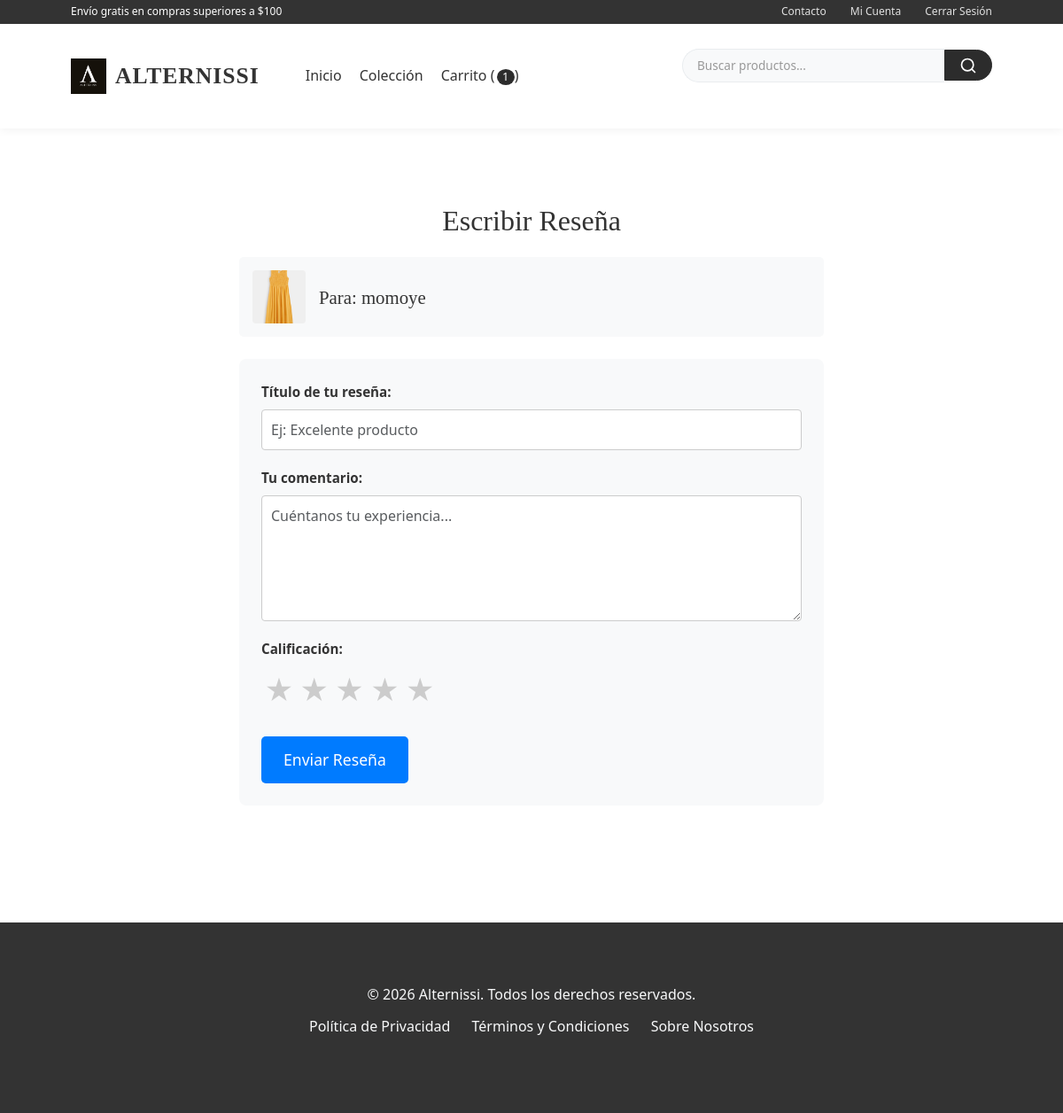
Screenshot of /producto/1/crear-resena/ (signed in) with the database file from the repository.
### post/models.py (models this page shows, shortened)
class ConfiguracionTienda(models.Model):
    nombre_tienda = models.CharField(max_length=100)
    logo = models.ImageField(upload_to='configuracion/', blank=True, null=True)
    logo_alt_text = models.CharField(max_length=125, blank=True)
    moneda = models.CharField(max_length=10, default='USD')
    simbolo_moneda = models.CharField(max_length=1, default='$')
    impuesto = models.DecimalField(max_digits=5, decimal_places=2, default=0)
    costo_envio = models.DecimalField(max_digits=10, decimal_places=2, default=0)
    minimo_compra_envio_gratis = models.DecimalField(
        max_digits=10,
        decimal_places=2,
        null=True,
        blank=True
    )
    telefono_contacto = models.CharField(max_length=20, blank=True)
    email_contacto = models.EmailField(blank=True)
    direccion = models.TextField(blank=True)
    horario_atencion = models.CharField(max_length=100, blank=True)
    redes_sociales = models.JSONField(default=dict, blank=True)
    politica_privacidad = models.TextField(blank=True)
    terminos_condiciones = models.TextField(blank=True)
    sobre_nosotros = models.TextField(blank=True)
    activo = models.BooleanField(default=True)
    modo_mantenimiento = models.BooleanField(
        default=False,
        help_text="Cuando está activo, solo los superusuarios pueden acceder al sitio."
    )
    mensaje_mantenimiento = models.TextField(blank=True)
    porcentaje_recompensa_pedido = models.DecimalField(
        max_digits=5,
        decimal_places=2,
        default=0,
        help_text="Porcentaje del subtotal del pedido para el cupón de recompensa."
    )
    min_valor_recompensa_pedido = models.DecimalField(
        max_digits=12,
        decimal_places=2,
        default=1.00,
        help_text="Valor mínimo del cupón de recompensa."
    )
    max_valor_recompensa_pedido = models.DecimalField(
        max_digits=12,
        decimal_places=2,
        default=20.00,
        help_text="Valor máximo del cupón de recompensa."
    )
    valor_fijo_recompensa_pedido = models.DecimalField(
        max_digits=12,
        decimal_places=2,
        default=0,
        help_text="Si es mayor que 0, se usará este valor fijo en lugar del porcentaje."
    )
    dias_validez_cupon_recompensa = models.PositiveIntegerField(
        default=30,
        help_text="Días de validez del cupón de recompensa desde su generación."
    )
    class Meta:
        verbose_name = 'configuración de tienda'
        verbose_name_plural = 'configuraciones de tienda'
        constraints = [
            models.CheckConstraint(
                check=Q(impuesto__gte=0),
                name='impuesto_positivo'
            ),
            models.CheckConstraint(
                check=Q(costo_envio__gte=0),
                name='costo_envio_positivo'
            ),
        ]
    @classmethod
    def obtener_configuracion(cls):
        return cls.objects.filter(activo=True).first()

class TimeStampedModel(models.Model):
    creado = models.DateTimeField(auto_now_add=True, db_index=True)
    actualizado = models.DateTimeField(auto_now=True)
    class Meta:
        abstract = True

class Producto(TimeStampedModel):
    class Talla(models.TextChoices):
        XS = 'XS', 'Extra Small'
        S = 'S', 'Small'
        M = 'M', 'Medium'
        L = 'L', 'Large'
        XL = 'XL', 'Extra Large'
        XXL = 'XXL', 'Extra Extra Large'
        U = 'U', 'Única'
    class Genero(models.TextChoices):
        HOMBRE = 'H', 'Hombre'
        MUJER = 'M', 'Mujer'
        UNISEX = 'U', 'Unisex'
        NINO = 'N', 'Niño'
    nombre = models.CharField(max_length=200)
    slug = models.SlugField(max_length=200, unique=True, allow_unicode=True)
    sku = models.CharField(max_length=50, unique=True, editable=False, default=generar_sku)
    descripcion = models.TextField()
    caracteristicas = models.JSONField(default=dict, blank=True)  # Django 5.0+ feature
    precio = models.DecimalField(max_digits=12, decimal_places=2)
    precio_descuento = models.DecimalField(
        max_digits=12,
        decimal_places=2,
        blank=True,
        null=True,
        help_text="Si se especifica, será el precio mostrado como oferta."
    )
    categoria = models.ForeignKey(
        Categoria,
        related_name='productos',
        on_delete=models.PROTECT
    )
    marca = models.ForeignKey(
        Marca,
        related_name='productos',
        on_delete=models.SET_NULL,
        null=True,
        blank=True
    )
    talla = models.CharField(
        max_length=4,
        choices=Talla.choices,
        default=Talla.U
    )
    genero = models.CharField(
        max_length=1,
        choices=Genero.choices,
        default=Genero.UNISEX
    )
    color = models.CharField(max_length=50)
    material = models.CharField(max_length=100)
    stock = models.PositiveIntegerField()
    disponible = models.BooleanField(default=True)
    destacado = models.BooleanField(default=False)
    nuevo = models.BooleanField(default=False)
    etiquetas = models.ManyToManyField('EtiquetaProducto', blank=True)
    class Meta:
        ordering = ['-creado']
        indexes = [
            models.Index(fields=['nombre']),
            models.Index(fields=['precio']),
            models.Index(fields=['disponible']),
            models.Index(fields=['destacado']),
            models.Index(fields=['nuevo']),
            models.Index(fields=['categoria', 'disponible']),
        ]
        constraints = [
            models.CheckConstraint(
                check=Q(precio__gte=0),
                name='precio_positivo'
            ),
            models.CheckConstraint(
                check=Q(precio_descuento__isnull=True) | Q(precio_descuento__lt=F('precio')),
                name='descuento_valido'
            ),
        ]
    def get_absolute_url(self):
        return reverse('tienda:detalle_producto', args=[self.id, self.slug])

class ImagenProducto(TimeStampedModel):
    producto = models.ForeignKey(
        Producto,
        related_name='imagenes',
        on_delete=models.CASCADE
    )
    imagen = models.ImageField(
        upload_to='productos/',
        help_text="Imagen del producto (recomendado 800x800px)"
    )
    orden = models.PositiveIntegerField(default=0)
    principal = models.BooleanField(default=False)
    alt_text = models.CharField(
        max_length=125,
        blank=True,
        help_text="Texto alternativo para accesibilidad (SEO)"
    )
    class Meta:
        ordering = ['orden']
        verbose_name = 'imagen de producto'
        verbose_name_plural = 'imágenes de producto'
        constraints = [
            models.UniqueConstraint(
                fields=['producto', 'principal'],
                condition=Q(principal=True),
                name='unica_imagen_principal'
            )
        ]

### post/views.py (the view, shortened to what this page needs)
# urls.py: path('producto/<int:producto_id>/crear-resena/', views.CrearResenaView.as_view(), name='crear_resena'),
class CrearResenaView(LoginRequiredMixin, CreateView):
    model = Resena
    form_class = ResenaForm # Usar ResenaForm
    template_name = 'post/crear_resena.html'    # Corregido
    def dispatch(self, request, *args, **kwargs):
        self.producto = get_object_or_404(
            Producto.objects.prefetch_related('imagenes'),
            id=self.kwargs['producto_id']
        )
        self.cliente, cliente_created = Cliente.objects.get_or_create(
            usuario=request.user,
            defaults={
                'email': request.user.email,
                'nombre': request.user.first_name or request.user.username,
                'apellido': request.user.last_name or '',
            }
        )
        if Resena.objects.filter(producto=self.producto, cliente=self.cliente).exists():
            messages.error(request, "Ya has dejado una reseña para este producto.")
            return redirect('tienda:detalle_producto', pk=self.producto.id, slug=self.producto.slug)
        return super().dispatch(request, *args, **kwargs)
    def get_context_data(self, **kwargs):
        context = super().get_context_data(**kwargs)
        context['producto'] = self.producto
        return context

### post/templates/post/crear_resena.html (shortened to what this page needs)
{% extends "post/base.html" %}
{% load static %}
{% block content %}
<div class="review-form-container">
    <h1>Escribir Reseña</h1>
    {% if producto %}
    <div class="product-info-review">
        {% if producto.imagenes.first %}<img src="{{ producto.imagenes.first.imagen.url }}" alt="{{ producto.nombre }}">
        {% else %}<img src="{% static 'post/images/placeholder.png' %}" alt="N/A">{% endif %}
        <h2>Para: <a href="{{ producto.get_absolute_url }}">{{ producto.nombre }}</a></h2>
    </div>
    {% endif %}
    <form method="post" class="review-form">
        <div class="form-group">
            <label for="{{ form.titulo.id_for_label }}">Título de tu reseña:</label> {{ form.titulo }}
        </div>
        <div class="form-group">
            <label for="{{ form.comentario.id_for_label }}">Tu comentario:</label> {{ form.comentario }}
        </div>
        <div class="form-group">
            <label>Calificación:</label>
            <div class="rating-stars" id="id_calificacion_stars">
                <label for="id_{{ form.calificacion.name }}_5">&#9733;</label>
                <label for="id_{{ form.calificacion.name }}_4">&#9733;</label>
                <label for="id_{{ form.calificacion.name }}_3">&#9733;</label>
                <label for="id_{{ form.calificacion.name }}_2">&#9733;</label>
                <label for="id_{{ form.calificacion.name }}_1">&#9733;</label>
            </div>
        </div>
        <button type="submit" class="btn-submit-review">Enviar Reseña</button>
    </form>
</div>
{% endblock %}

### post/templates/post/base.html (shortened to what this page needs)
{% load static %}
<!DOCTYPE html>
<html lang="es">
<head>
    <link href="https://cdn.jsdelivr.net/npm/bootstrap@5.3.0/dist/css/bootstrap.min.css" rel="stylesheet">
</head>
<body>
    <div class="main-header-wrapper">
        <div class="top-bar">
            <div class="container">
                <div class="top-bar__left">
                    <span>Envío gratis en compras superiores a $100</span>
                </div>
                <div class="top-bar__right">
                    <a href="{% url 'tienda:contacto' %}">Contacto</a>
                    {% if not user.is_authenticated %}
                        <a href="{% url 'tienda:login' %}">Iniciar Sesión</a>
                        <a href="{% url 'tienda:registro' %}">Registrarse</a>
                    {% else %}
                        <a href="{% url 'tienda:cuenta_dashboard' %}">Mi Cuenta</a>
                        <a href="#" onclick="document.getElementById('logout-form').submit(); return false;">Cerrar Sesión</a>
                    {% endif %}
                </div>
            </div>
        </div>
        <header>
            <div class="container">
            <div class="logo">
                <a href="{% url 'tienda:inicio' %}">
                    {% if tienda_config.logo %}
                        <img src="{{ tienda_config.logo.url }}" alt="{{ tienda_config.logo_alt_text|default:tienda_config.nombre_tienda }}" class="logo-img">
                    {% else %}
                        <img src="{% static 'post/images/logo.png' %}" alt="{{ tienda_config.nombre_tienda }}" class="logo-img">
                    {% endif %}
                    <span class="logo-text">{{ tienda_config.nombre_tienda|default:"Alternissi" }}</span>
                </a>
            </div>
            <nav>
                <ul class="nav-links">
                    <li><a href="{% url 'tienda:inicio' %}" {% if request.resolver_match.url_name == 'inicio' %}class="active"{% endif %}>Inicio</a></li>
                    <li><a href="{% url 'tienda:lista_productos' %}" {% if request.resolver_match.url_name == 'lista_productos' %}class="active"{% endif %}>Colección</a></li>
                    <li><a href="{% url 'tienda:ver_carrito' %}" {% if request.resolver_match.url_name == 'ver_carrito' %}class="active"{% endif %}>Carrito (<span id="cart-count">{{ global_cart_items|default:0 }}</span>)</a></li>
                </ul>
            </nav>
            <form action="{% url 'tienda:buscar' %}" method="get" class="search-bar">
                <input type="search" name="q" placeholder="Buscar productos..." value="{{ request.GET.q }}" class="search-bar__input">
                <button type="submit" class="search-bar__button" aria-label="Buscar">
                    <svg xmlns="http://www.w3.org/2000/svg" width="20" height="20" viewBox="0 0 24 24" fill="none" stroke="currentColor" stroke-width="2" stroke-linecap="round" stroke-linejoin="round" class="search-icon"><circle cx="11" cy="11" r="8"></circle><line x1="21" y1="21" x2="16.65" y2="16.65"></line></svg>
                </button>
            </form>
        </div>
        </header>
    </div>
    <main class="container fade-in">
        {% block content_container %}
        <div class="content-wrapper">
            {% block content %}
            {% endblock %}
        </div>
        {% endblock content_container %}
    </main>
    <footer>
        <div class="container">
            <p>&copy; {% now "Y" %} {{ tienda_config.nombre_tienda|default:"Alternissi" }}. Todos los derechos reservados.</p>
            <ul>
                <li><a href="{% url 'tienda:politica_privacidad' %}">Política de Privacidad</a></li>
                <li><a href="{% url 'tienda:terminos_condiciones' %}">Términos y Condiciones</a></li>
                <li><a href="{% url 'tienda:sobre_nosotros' %}">Sobre Nosotros</a></li>
            </ul>
        </div>
    </footer>
</body>
</html>

### rows the page displays
ConfiguracionTienda: nombre_tienda "ALTERNISSI", nombre_tienda "Alternissi"
Producto: imagenes.first.imagen (picture), nombre "momoye"

### other values shown
{{ global_cart_items|default:0 }} "1"
